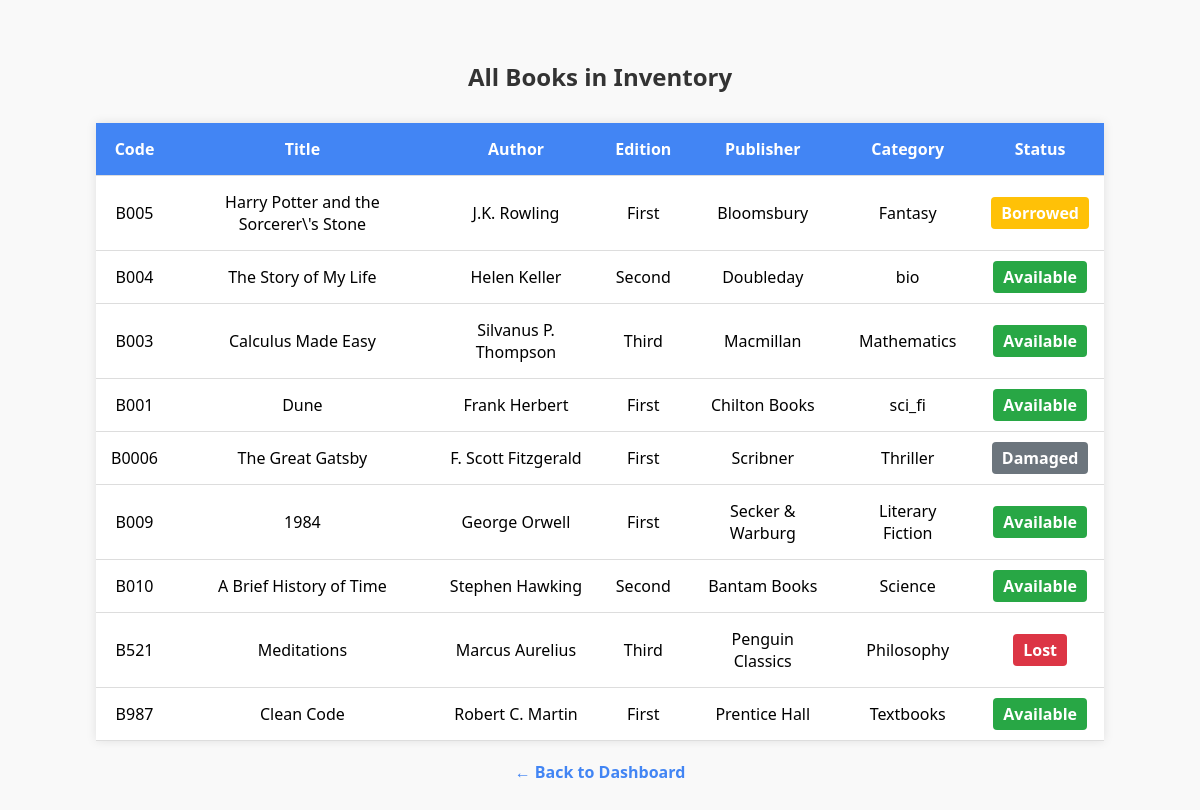
The app's page /inventory/, older data.
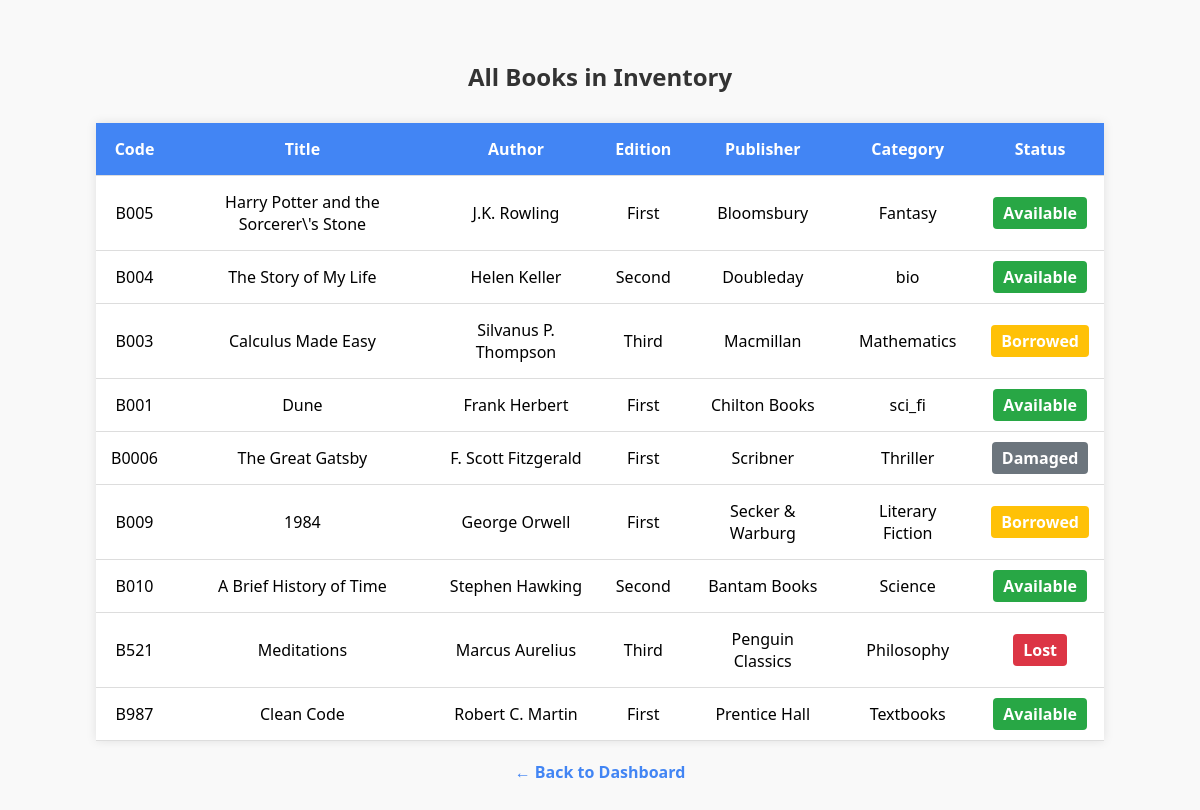
The same page, newer data.
### inventory/models.py (models this page shows, shortened)
class Book(models.Model):
    STATUS_CHOICES = [
        ('available', 'Available'),
        ('borrowed', 'Borrowed'),
        ('damaged', 'Damaged'),
        ('lost', 'Lost'),
    ]
    code = models.CharField(max_length=10, unique=True)
    title = models.CharField(max_length=200)
    author = models.CharField(max_length=100)
    publisher=models.CharField(max_length=100)
    edition=models.IntegerField()
    category = models.ForeignKey(Category, on_delete=models.CASCADE)
    status = models.CharField(max_length=10, choices=STATUS_CHOICES, default='available')

class Category(models.Model):
    name = models.CharField(max_length=100)

### inventory/views.py (the view)
# urls.py: path('',all_books, name='all_books'),
def all_books(request):
    books = Book.objects.all()
    return render(request, 'inventory/book_list.html', {'books': books})

### inventory/templatetags/custom_filters.py (called while the page is built, shortened)
def change_edition(value):
    if value==1:
        return 'First'
    if value==2:
        return 'Second'
    if value==3:
        return 'Third'

### templates/inventory/book_list.html (shortened to what this page needs)
<!DOCTYPE html>
<html lang="en">
<head>
</head>
<body>
{% load custom_filters %}
    <h2>All Books in Inventory</h2>
    <table>
        <thead>
            <tr>
                <th>Code</th>
                <th>Title</th>
                <th>Author</th>
                <th>Edition</th>
                <th>Publisher</th>
                <th>Category</th>
                <th>Status</th>
            </tr>
        </thead>
        <tbody>
            {% for book in books %}
                <tr>
                    <td>{{ book.code }}</td>
                    <td>{{ book.title }}</td>
                    <td>{{ book.author}}</td>
                    <td>{{ book.edition | change_edition}}</td>
                    <td>{{ book.publisher }}</td>
                    <td>{{ book.category.name }}</td>
                    <td>
                        <span class="status {{ book.status }}">
                            {{ book.get_status_display }}
                        </span>
                    </td>
                </tr>
            {% empty %}
                <tr>
                    <td colspan="4">No books available in the inventory.</td>
                </tr>
            {% endfor %}
        </tbody>
    </table>
    <div class="footer">
        <p><a href="{% url 'index'  %}" >← Back to Dashboard</a></p>
    </div>
</body>
</html>

### templates/inventory/book_list.html (style rules this page uses)
body { font-family: 'Segoe UI', sans-serif; background-color: #f9f9f9; margin: 0; padding: 40px; }
h2 { text-align: center; margin-bottom: 30px; color: #333; }
table { width: 90%; margin: auto; border-collapse: collapse; background-color: white; box-shadow: 0 0 10px rgba(0, 0, 0, 0.1); }
th, td { padding: 15px; text-align: center; border-bottom: 1px solid #ddd; }
th { background-color: #4285f4; color: white; }
.status { padding: 5px 10px; border-radius: 4px; color: white; font-weight: bold; }
.available { background-color: #28a745; }
.borrowed { background-color: #ffc107; }
.lost { background-color: #dc3545; }
.damaged { background-color: #6c757d; }
.footer { text-align: center; margin-top: 20px; }
.footer a { color: #4285f4; text-decoration: none; font-weight: bold; }

Row changes from the older to the newer data that the page shows:
changed Book "Harry Potter and the Sorcerer\\'s Stone": status "Borrowed" → "Available"
changed Book "Calculus Made Easy": status "Available" → "Borrowed"
changed Book "George Orwell": status "Available" → "Borrowed"
